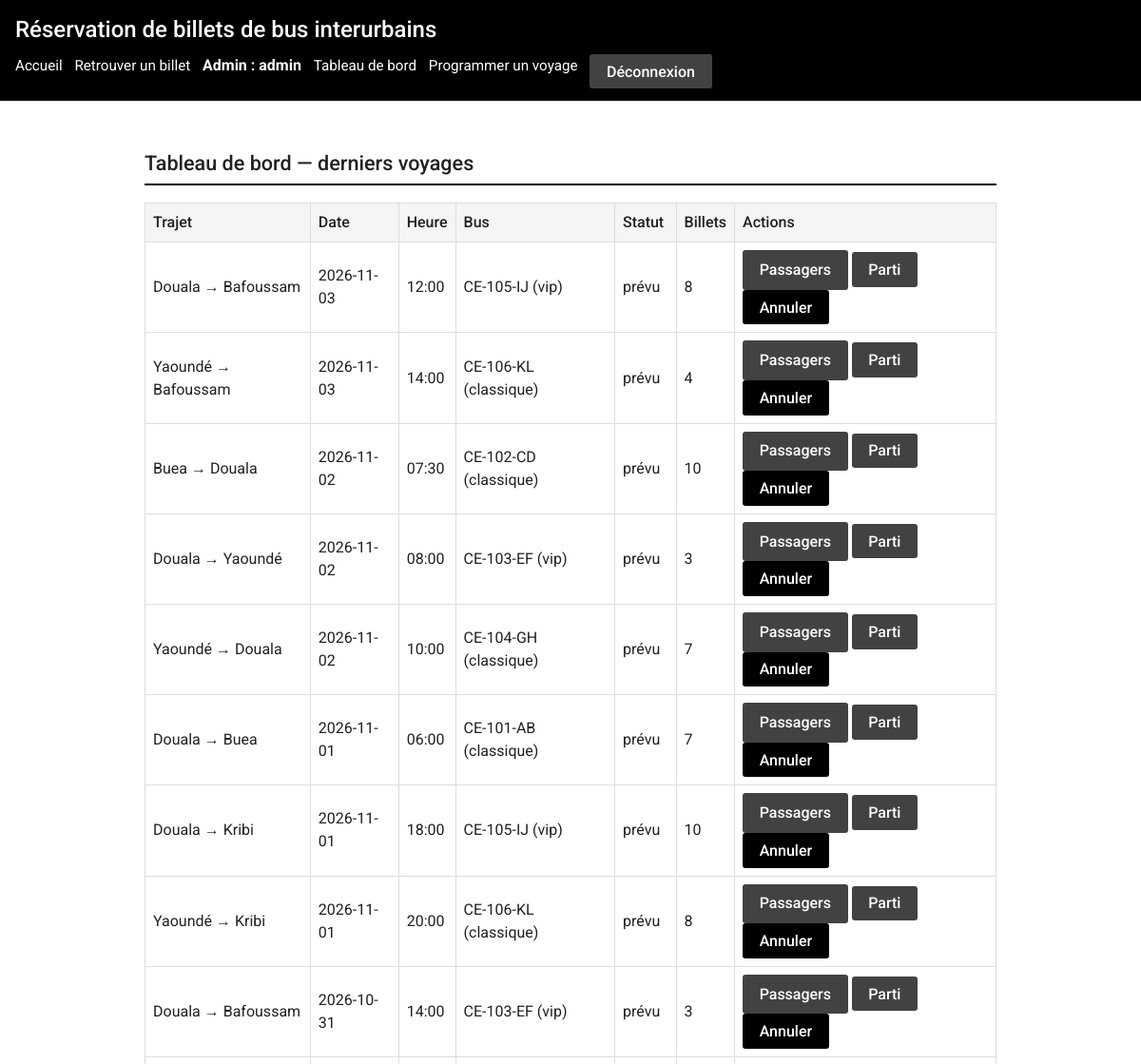
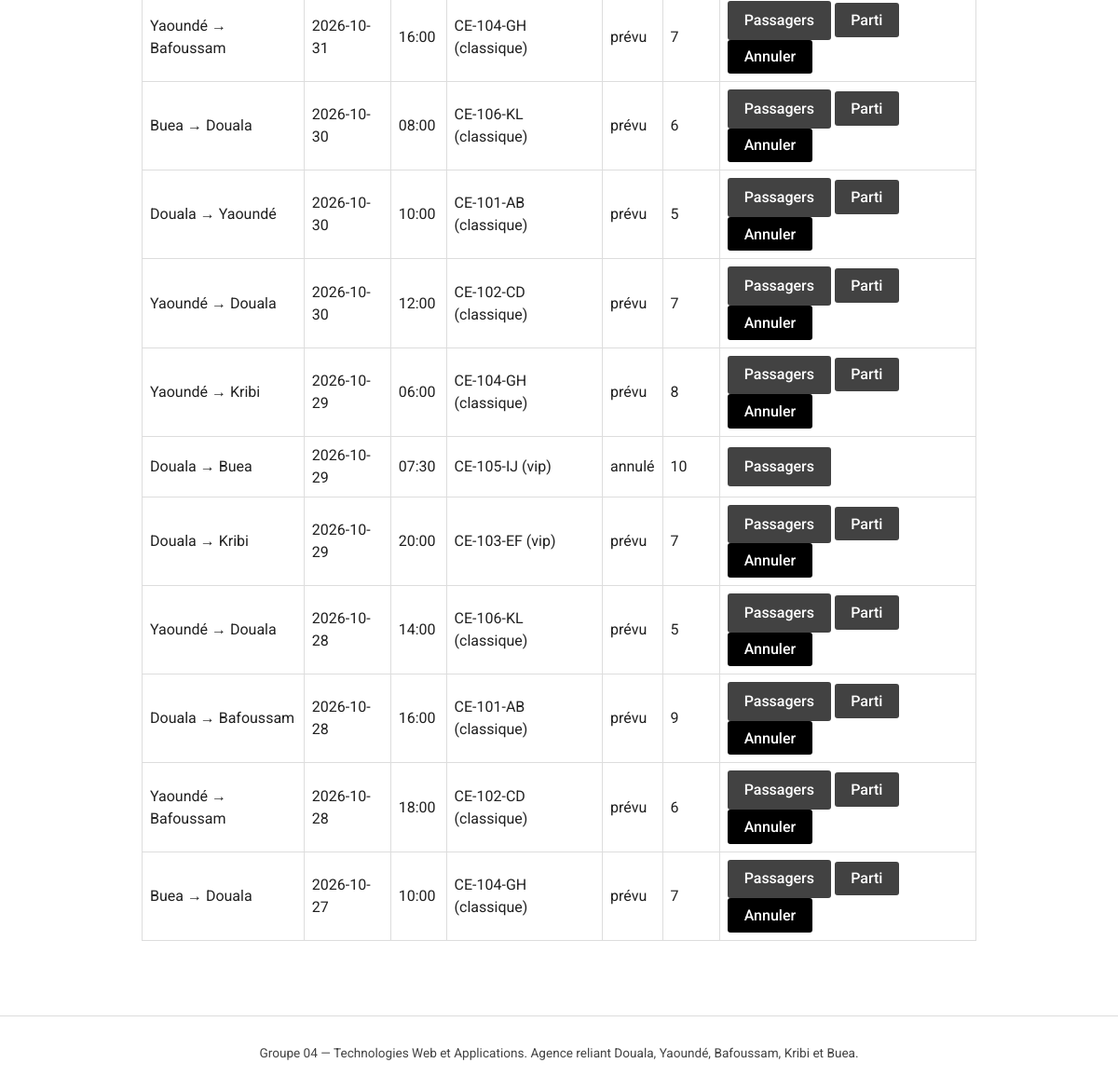
Screenshot of /admin (signed in) with the database file from the repository (2 pictures, top to bottom).
### tables this page shows
CREATE TABLE voyages (
    id        INTEGER PRIMARY KEY AUTOINCREMENT,
    trajet_id INTEGER NOT NULL REFERENCES trajets(id),
    bus_id    INTEGER NOT NULL REFERENCES bus(id),
    date      TEXT NOT NULL,            -- format ISO AAAA-MM-JJ
    heure     TEXT NOT NULL,            -- format HH:MM
    statut    TEXT NOT NULL DEFAULT 'prévu'
              CHECK (statut IN ('prévu','parti','annulé'))
);

CREATE TABLE trajets (
    id              INTEGER PRIMARY KEY AUTOINCREMENT,
    ville_depart    TEXT NOT NULL
                    CHECK (ville_depart IN ('Douala','Yaoundé','Bafoussam','Kribi','Buea')),
    ville_arrivee   TEXT NOT NULL
                    CHECK (ville_arrivee IN ('Douala','Yaoundé','Bafoussam','Kribi','Buea')),
    duree_minutes   INTEGER NOT NULL CHECK (duree_minutes > 0),
    prix_classique  REAL NOT NULL CHECK (prix_classique > 0),
    prix_vip        REAL NOT NULL CHECK (prix_vip > 0),
    CHECK (ville_depart <> ville_arrivee)
);

CREATE TABLE bus (
    id              INTEGER PRIMARY KEY AUTOINCREMENT,
    immatriculation TEXT NOT NULL UNIQUE,
    nombre_places   INTEGER NOT NULL CHECK (nombre_places BETWEEN 1 AND 100),
    type            TEXT NOT NULL CHECK (type IN ('classique','vip'))
);

### app.py (the view)
@app.route("/admin")
@administrateur_requis
def admin_tableau():
    voyages = get_db().execute(
        """SELECT v.id, v.date, v.heure, v.statut,
                  t.ville_depart, t.ville_arrivee,
                  b.immatriculation, b.type AS type_bus,
                  (SELECT COUNT(*) FROM billets bl WHERE bl.voyage_id = v.id)
                      AS billets_vendus
           FROM voyages v
           JOIN trajets t ON t.id = v.trajet_id
           JOIN bus b ON b.id = v.bus_id
           ORDER BY v.date DESC, v.heure
           LIMIT 20"""
    ).fetchall()
    return render_template("admin/tableau.html", voyages=voyages)

### app.py (called while the page is built)
def get_db():
    if "bdd" not in g:
        g.bdd = sqlite3.connect(CHEMIN_BDD)
        g.bdd.row_factory = sqlite3.Row
        g.bdd.execute("PRAGMA foreign_keys = ON")
    return g.bdd

@app.teardown_appcontext
def fermer_bdd(exception):
    bdd = g.pop("bdd", None)
    if bdd is not None:
        bdd.close()

def administrateur_requis(vue):
    @wraps(vue)
    def enveloppe(*args, **kwargs):
        if session.get("admin_id") is None:
            flash("Accès refusé : connectez-vous à l'administration.", "erreur")
            return redirect(url_for("admin_connexion"))
        return vue(*args, **kwargs)
    return enveloppe

### templates/admin/tableau.html (shortened to what this page needs)
{% extends "admin/base_admin.html" %}
{% block contenu_admin %}
<section>
  <h2>Tableau de bord — derniers voyages</h2>
  <table>
    <thead>
      <tr>
        <th scope="col">Trajet</th>
        <th scope="col">Date</th>
        <th scope="col">Heure</th>
        <th scope="col">Bus</th>
        <th scope="col">Statut</th>
        <th scope="col">Billets</th>
        <th scope="col">Actions</th>
      </tr>
    </thead>
    <tbody>
      {% for voyage in voyages %}
        <tr>
          <td>{{ voyage.ville_depart }} → {{ voyage.ville_arrivee }}</td>
          <td>{{ voyage.date }}</td>
          <td>{{ voyage.heure }}</td>
          <td>{{ voyage.immatriculation }} ({{ voyage.type_bus }})</td>
          <td>{{ voyage.statut }}</td>
          <td>{{ voyage.billets_vendus }}</td>
          <td>
            <a class="btn secondary" style="margin-top:0"
               href="{{ url_for('admin_passagers', voyage_id=voyage.id) }}">Passagers</a>
            {% if voyage.statut == 'prévu' %}
              <form method="post" style="display:inline"
                    action="{{ url_for('admin_parti', voyage_id=voyage.id) }}">
                <button type="submit" class="secondary" style="margin-top:0">Parti</button>
              </form>
              <form method="post" style="display:inline"
                    action="{{ url_for('admin_annuler', voyage_id=voyage.id) }}"
                    onsubmit="return confirm('Annuler ce voyage ?');">
                <button type="submit" style="margin-top:0">Annuler</button>
              </form>
            {% endif %}
          </td>
        </tr>
      {% endfor %}
    </tbody>
  </table>
</section>
{% endblock %}

### static/css/style.css (style rules this page uses)
:root { --fond: #ffffff; --gris-clair: #f5f5f5; --gris: #9e9e9e; --gris-fonce: #424242; --texte: #212121; --accent: #000000; --bordure: #dddddd; --rouge-erreur: #b71c1c; --vert-succes: #1b5e20; }
* { box-sizing: border-box; }
body { margin: 0; font-family: 'Roboto', 'Segoe UI', Arial, sans-serif; font-size: 16px; line-height: 1.5; color: var(--texte); background: var(--fond); }
h2 { font-size: 1.15rem; font-weight: 500; border-bottom: 2px solid var(--accent); padding-bottom: 0.3rem; }
input, select, button { font-family: inherit; font-size: 1rem; }
button, .btn { display: inline-block; margin-top: 0.8rem; padding: 0.55rem 1.1rem; border: none; border-radius: 3px; background: var(--accent); color: var(--fond); text-decoration: none; cursor: pointer; font-weight: 500; }
button.secondary, .btn.secondary { background: var(--gris-fonce); }
table { width: 100%; border-collapse: collapse; margin: 1rem 0; }
th, td { border: 1px solid var(--bordure); padding: 0.5rem; text-align: left; }
th { background: var(--gris-clair); font-weight: 500; }
@media (min-width: 900px) { h2 { font-size: 1.35rem; } }

### rows the page displays
voyages: ville_depart "Douala", ville_arrivee "Bafoussam", date "2026-11-03", heure "12:00", immatriculation "CE-105-IJ", type_bus "vip", statut "prévu", billets_vendus "8"
voyages: ville_depart "Yaoundé", ville_arrivee "Bafoussam", date "2026-11-03", heure "14:00", immatriculation "CE-106-KL", type_bus "classique", statut "prévu", billets_vendus "4"
voyages: ville_depart "Buea", ville_arrivee "Douala", date "2026-11-02", heure "07:30", immatriculation "CE-102-CD", type_bus "classique", statut "prévu", billets_vendus "10"
voyages: ville_depart "Douala", ville_arrivee "Yaoundé", date "2026-11-02", heure "08:00", immatriculation "CE-103-EF", type_bus "vip", statut "prévu", billets_vendus "3"
voyages: ville_depart "Yaoundé", ville_arrivee "Douala", date "2026-11-02", heure "10:00", immatriculation "CE-104-GH", type_bus "classique", statut "prévu", billets_vendus "7"
voyages: ville_depart "Douala", ville_arrivee "Buea", date "2026-11-01", heure "06:00", immatriculation "CE-101-AB", type_bus "classique", statut "prévu", billets_vendus "7"
voyages: ville_depart "Douala", ville_arrivee "Kribi", date "2026-11-01", heure "18:00", immatriculation "CE-105-IJ", type_bus "vip", statut "prévu", billets_vendus "10"
voyages: ville_depart "Yaoundé", ville_arrivee "Kribi", date "2026-11-01", heure "20:00", immatriculation "CE-106-KL", type_bus "classique", statut "prévu", billets_vendus "8"
voyages: ville_depart "Douala", ville_arrivee "Bafoussam", date "2026-10-31", heure "14:00", immatriculation "CE-103-EF", type_bus "vip", statut "prévu", billets_vendus "3"
voyages: ville_depart "Yaoundé", ville_arrivee "Bafoussam", date "2026-10-31", heure "16:00", immatriculation "CE-104-GH", type_bus "classique", statut "prévu", billets_vendus "7"
voyages: ville_depart "Buea", ville_arrivee "Douala", date "2026-10-30", heure "08:00", immatriculation "CE-106-KL", type_bus "classique", statut "prévu", billets_vendus "6"
voyages: ville_depart "Douala", ville_arrivee "Yaoundé", date "2026-10-30", heure "10:00", immatriculation "CE-101-AB", type_bus "classique", statut "prévu", billets_vendus "5"
voyages: ville_depart "Yaoundé", ville_arrivee "Douala", date "2026-10-30", heure "12:00", immatriculation "CE-102-CD", type_bus "classique", statut "prévu", billets_vendus "7"
voyages: ville_depart "Yaoundé", ville_arrivee "Kribi", date "2026-10-29", heure "06:00", immatriculation "CE-104-GH", type_bus "classique", statut "prévu", billets_vendus "8"
voyages: ville_depart "Douala", ville_arrivee "Buea", date "2026-10-29", heure "07:30", immatriculation "CE-105-IJ", type_bus "vip", statut "annulé", billets_vendus "10"
voyages: ville_depart "Douala", ville_arrivee "Kribi", date "2026-10-29", heure "20:00", immatriculation "CE-103-EF", type_bus "vip", statut "prévu", billets_vendus "7"
voyages: ville_depart "Yaoundé", ville_arrivee "Douala", date "2026-10-28", heure "14:00", immatriculation "CE-106-KL", type_bus "classique", statut "prévu", billets_vendus "5"
voyages: ville_depart "Douala", ville_arrivee "Bafoussam", date "2026-10-28", heure "16:00", immatriculation "CE-101-AB", type_bus "classique", statut "prévu", billets_vendus "9"
voyages: ville_depart "Yaoundé", ville_arrivee "Bafoussam", date "2026-10-28", heure "18:00", immatriculation "CE-102-CD", type_bus "classique", statut "prévu", billets_vendus "6"
voyages: ville_depart "Buea", ville_arrivee "Douala", date "2026-10-27", heure "10:00", immatriculation "CE-104-GH", type_bus "classique", statut "prévu", billets_vendus "7"

### other values shown
{{ session.admin_nom }} "admin"
